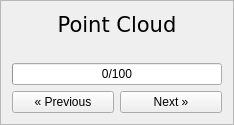
       <widget class="QFrame" name="frame_pcd">
        <property name="minimumSize">
         <size>
          <width>0</width>
          <height>0</height>
         </size>
        </property>
        <property name="frameShape">
         <enum>QFrame::StyledPanel</enum>
        </property>
        <property name="frameShadow">
         <enum>QFrame::Raised</enum>
        </property>
        <layout class="QVBoxLayout" name="verticalLayout_5">
         <item>
          <widget class="QLabel" name="label_pcds">
           <property name="sizePolicy">
            <sizepolicy hsizetype="Preferred" vsizetype="Maximum">
             <horstretch>0</horstretch>
             <verstretch>0</verstretch>
            </sizepolicy>
           </property>
           <property name="font">
            <font>
             <family>DejaVu Sans,Arial</family>
             <pointsize>16</pointsize>
             <weight>50</weight>
             <bold>false</bold>
            </font>
           </property>
           <property name="text">
            <string>Point Cloud</string>
           </property>
           <property name="alignment">
            <set>Qt::AlignCenter</set>
           </property>
          </widget>
         </item>
         <item>
          <widget class="QLabel" name="label_pcd_current">
           <property name="sizePolicy">
            <sizepolicy hsizetype="Fixed" vsizetype="Preferred">
             <horstretch>210</horstretch>
             <verstretch>0</verstretch>
            </sizepolicy>
           </property>
           <property name="minimumSize">
            <size>
             <width>210</width>
             <height>0</height>
            </size>
           </property>
           <property name="maximumSize">
            <size>
             <width>210</width>
             <height>16777215</height>
            </size>
           </property>
           <property name="baseSize">
            <size>
             <width>200</width>
             <height>0</height>
            </size>
           </property>
           <property name="text">
            <string/>
           </property>
           <property name="alignment">
            <set>Qt::AlignLeading|Qt::AlignLeft|Qt::AlignVCenter</set>
           </property>
          </widget>
         </item>
         <item>
          <widget class="QProgressBar" name="progressbar_pcds">
           <property name="sizePolicy">
            <sizepolicy hsizetype="Minimum" vsizetype="Fixed">
             <horstretch>0</horstretch>
             <verstretch>0</verstretch>
            </sizepolicy>
           </property>
           <property name="value">
            <number>0</number>
           </property>
           <property name="alignment">
            <set>Qt::AlignCenter</set>
           </property>
           <property name="textVisible">
            <bool>true</bool>
           </property>
           <property name="orientation">
            <enum>Qt::Horizontal</enum>
           </property>
           <property name="invertedAppearance">
            <bool>false</bool>
           </property>
           <property name="textDirection">
            <enum>QProgressBar::TopToBottom</enum>
           </property>
           <property name="format">
            <string>%v/%m</string>
           </property>
          </widget>
         </item>
         <item>
          <layout class="QHBoxLayout" name="horizontalLayout_4">
           <item>
            <widget class="QPushButton" name="button_pcd_prev">
             <property name="toolTip">
              <string>Save current labels and load previous point cloud.</string>
             </property>
             <property name="text">
              <string>« Previous</string>
             </property>
            </widget>
           </item>
           <item>
            <widget class="QPushButton" name="button_pcd_next">
             <property name="sizePolicy">
              <sizepolicy hsizetype="Minimum" vsizetype="Fixed">
               <horstretch>0</horstretch>
               <verstretch>0</verstretch>
              </sizepolicy>
             </property>
             <property name="toolTip">
              <string>Save current labels and load next point cloud.</string>
             </property>
             <property name="layoutDirection">
              <enum>Qt::LeftToRight</enum>
             </property>
             <property name="styleSheet">
              <string notr="true"/>
             </property>
             <property name="text">
              <string>Next »</string>
             </property>
             <property name="flat">
              <bool>false</bool>
             </property>
            </widget>
           </item>
          </layout>
         </item>
        </layout>
       </widget>
